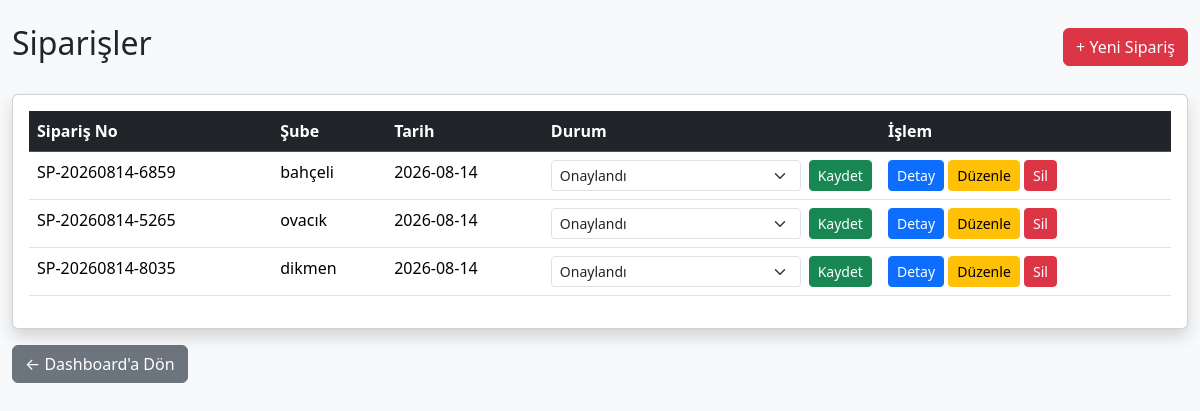
The app's page /siparisler (signed in), older data.
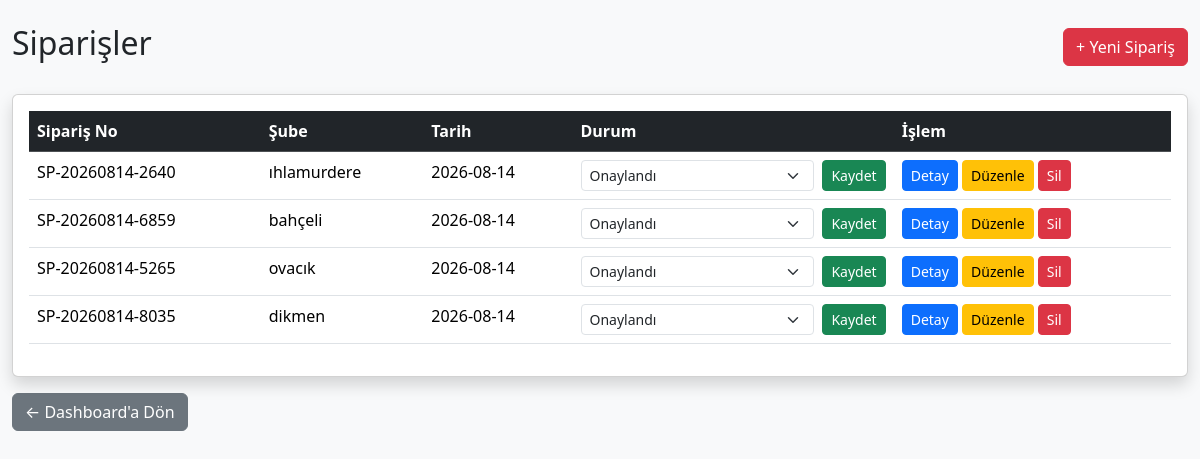
The same page, newer data.
### tables this page shows
CREATE TABLE siparisler(

            id INTEGER PRIMARY KEY AUTOINCREMENT,

            siparis_no TEXT UNIQUE,

            sube_id INTEGER,

            tarih TEXT,

            durum TEXT,

            FOREIGN KEY(sube_id) REFERENCES subeler(id)

        );

CREATE TABLE subeler(

            id INTEGER PRIMARY KEY AUTOINCREMENT,

            sube_adi TEXT NOT NULL,

            yetkili TEXT,

            telefon TEXT,

            eposta TEXT,

            il TEXT,

            ilce TEXT,

            adres TEXT,

            durum TEXT

        , kullanici_adi TEXT, sifre TEXT, uretim_gunu TEXT, sevkiyat_gunu TEXT, sevkiyat_saati TEXT, teslim_suresi TEXT, limit_tutari REAL DEFAULT 0, firma TEXT DEFAULT 'ÖZNİL', lojistik_bedeli REAL DEFAULT 0);

### src/main.py (the view)
@app.route("/siparisler")
def siparisler():
    if "giris" not in session:
        return redirect("/")
    if session["yetki"] == "admin":
        liste = get_siparisler()
    else:
        liste = get_sube_siparisleri(
            session["sube_id"]
        )
    return render_template(
        "siparisler.html",
        siparisler=liste,
        yetki=session["yetki"]
    )

### src/database.py (called while the page is built)
def connect_database():
    print("DB =", os.path.abspath(DB_NAME))
    return sqlite3.connect(DB_NAME)

def get_siparisler():
    conn = connect_database()
    cursor = conn.cursor()
    cursor.execute("""
        SELECT
            s.id,
            s.siparis_no,
            sb.sube_adi,
            s.tarih,
            s.durum

        FROM siparisler s

        INNER JOIN subeler sb
            ON s.sube_id = sb.id

        ORDER BY s.id DESC
    """)
    sonuc = cursor.fetchall()
    conn.close()
    return sonuc

### src/main.py (called while the page is built)
@app.before_request
def test():
    print(
        "METHOD:",
        request.method,
        "URL:",
        request.path
    )

### templates/siparisler.html (shortened to what this page needs)
<!DOCTYPE html>
<html lang="tr">
<head>
<link href="https://cdn.jsdelivr.net/npm/bootstrap@5.3.3/dist/css/bootstrap.min.css" rel="stylesheet">
</head>
<body class="bg-light">
<div class="container-fluid mt-4">
<div class="d-flex justify-content-between align-items-center mb-4">
<h2>Siparişler</h2>
<a href="/yeni-siparis" class="btn btn-danger">
+ Yeni Sipariş
</a>
</div>
<div class="card shadow">
<div class="card-body">
<table class="table table-hover">
<thead class="table-dark">
<tr>
<th>Sipariş No</th>
<th>Şube</th>
<th>Tarih</th>
<th>Durum</th>
<th>İşlem</th>
</tr>
</thead>
<tbody>
{% if siparisler %}
{% for s in siparisler %}
<tr>
<td>
{{ s[1] }}
</td>
<td>
{{ s[2] }}
</td>
<td>
{{ s[3] }}
</td>
<td>
{% if yetki == "admin" %}
<form method="POST" action="/siparis-durum/{{ s[0] }}" class="d-flex">
<select
name="durum"
class="form-select form-select-sm">
<option value="Onaylandı"
{% if s[4]=="Onaylandı" %}selected{% endif %}>
Onaylandı
</option>
</select>
<button
class="btn btn-sm btn-success ms-2">
Kaydet
</button>
</form>
{% else %}
<span class="badge bg-secondary">
{{ s[4] }}
</span>
{% endif %}
</td>
<td>
<a
href="/siparis-detay/{{ s[0] }}"
class="btn btn-sm btn-primary">
Detay
</a>
{% if yetki == "admin" or s[4]=="Hazırlandı" %}
<a
href="/siparis-duzenle/{{ s[0] }}"
class="btn btn-sm btn-warning">
Düzenle
</a>
{% endif %}
{% if yetki == "admin" %}
<a
href="/siparis-sil/{{ s[0] }}"
class="btn btn-sm btn-danger"
onclick="return confirm('Bu sipariş silinsin mi?')">
Sil
</a>
{% endif %}
</td>
</tr>
{% endfor %}
{% else %}
<tr>
<td colspan="5" class="text-center text-muted p-5">
Henüz sipariş bulunmuyor.
</td>
</tr>
{% endif %}
</tbody>
</table>
</div>
</div>
<div class="mt-3">
<a href="/dashboard" class="btn btn-secondary">
← Dashboard'a Dön
</a>
</div>
</div>
</body>
</html>

Row changes from the older to the newer data that the page shows:
added siparisler: siparis_no "SP-20260814-2640", sube_adi "ıhlamurdere", tarih "2026-08-14", durum "Onaylandı"
